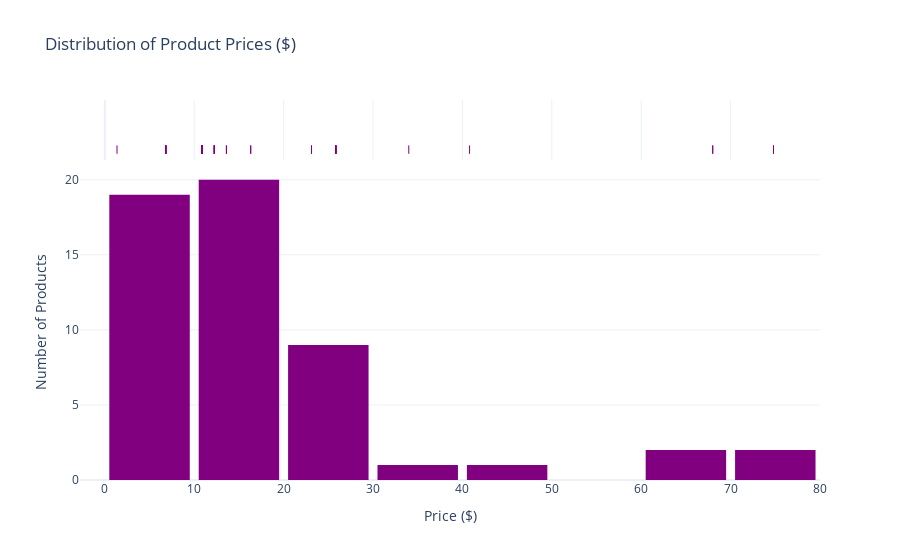

Here is the notebook cell this chart was saved with:
### Markdown cell above
## Visualizing Price Distribution

### Code cell
df['Price ($)'] = pd.to_numeric(df['Price ($)'], errors='coerce')

df_clean = df.dropna(subset=['Price ($)'])

fig = px.histogram(
    df_clean,
    x='Price ($)',
    nbins=10,
    title='Distribution of Product Prices ($)',
    labels={'Price ($)': 'Price ($)'},
    color_discrete_sequence=['purple'],
    marginal='rug'
)

fig.update_layout(
    xaxis_title='Price ($)',
    yaxis_title='Number of Products',
    bargap=0.1,
    template='plotly_white'
)

fig.show()

### Figure 1 — Plotly figure (JSON) as saved in the notebook; plotly's stock layout.template omitted (floating-point values rounded to 4 significant figures)
{"data": [{"alignmentgroup": "True", "bingroup": "x", "hovertemplate": "Price ($)=%{x}<br>count=%{y}<extra></extra>", "legendgroup": "", "marker": {"color": "purple", "pattern": {"shape": ""}}, "name": "", "nbinsx": 10, "offsetgroup": "", "orientation": "v", "showlegend": false, "type": "histogram", "x": [68, 68, 10.88, 10.88, 1.36, 12.24, 6.8, 10.88, 12.24, 25.84, 23.12, 23.12, 6.8, 6.8, 10.88, 74.8, 6.8, 6.8, 40.8, 6.8, 6.8, 10.88, 10.88, 12.24, 13.6, 25.84, 6.8, 6.8, 13.6, 6.8, 6.8, 34, 74.8, 25.84, 6.8, 10.88, 12.24, 25.84, 10.88, 10.88, 6.8, 6.8, 6.8, 10.88, 16.32, 12.24, 10.88, 6.8, 16.32, 25.84, 25.84, 25.84, 6.8, 6.8], "xaxis": "x", "yaxis": "y"}, {"alignmentgroup": "True", "boxpoints": "all", "fillcolor": "rgba(255,255,255,0)", "hoveron": "points", "hovertemplate": "Price ($)=%{x}<extra></extra>", "jitter": 0, "legendgroup": "", "line": {"color": "rgba(255,255,255,0)"}, "marker": {"color": "purple", "symbol": "line-ns-open"}, "name": "", "offsetgroup": "", "showlegend": false, "type": "box", "x": [68, 68, 10.88, 10.88, 1.36, 12.24, 6.8, 10.88, 12.24, 25.84, 23.12, 23.12, 6.8, 6.8, 10.88, 74.8, 6.8, 6.8, 40.8, 6.8, 6.8, 10.88, 10.88, 12.24, 13.6, 25.84, 6.8, 6.8, 13.6, 6.8, 6.8, 34, 74.8, 25.84, 6.8, 10.88, 12.24, 25.84, 10.88, 10.88, 6.8, 6.8, 6.8, 10.88, 16.32, 12.24, 10.88, 6.8, 16.32, 25.84, 25.84, 25.84, 6.8, 6.8], "xaxis": "x2", "yaxis": "y2"}], "layout": {"autosize": true, "bargap": 0.1, "barmode": "relative", "legend": {"tracegroupgap": 0}, "title": {"text": "Distribution of Product Prices ($)"}, "xaxis": {"anchor": "y", "autorange": true, "domain": [0, 1], "range": [-2.779, 80], "title": {"text": "Price ($)"}, "type": "linear"}, "xaxis2": {"anchor": "y2", "autorange": true, "domain": [0, 1], "matches": "x", "range": [-2.779, 80], "showgrid": true, "showticklabels": false, "type": "linear"}, "yaxis": {"anchor": "x", "autorange": true, "domain": [0, 0.8316], "range": [0, 21.05], "title": {"text": "Number of Products"}}, "yaxis2": {"anchor": "x2", "autorange": true, "domain": [0.8416, 1], "matches": "y2", "range": [-0.6176, 0.5], "showgrid": false, "showline": false, "showticklabels": false, "ticks": "", "type": "category"}}}
